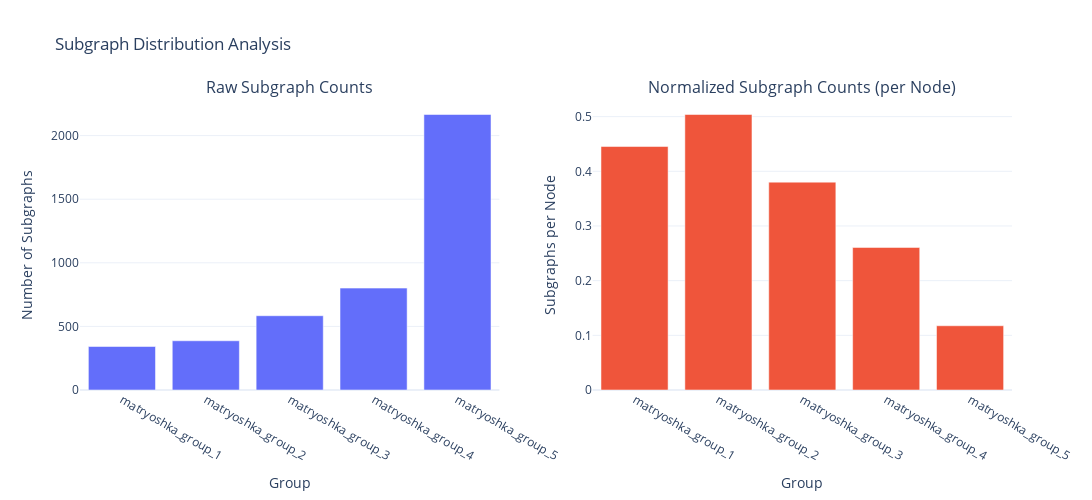

This figure's notebook cell:
### Code cell
import pandas as pd
import plotly.express as px
import plotly.graph_objects as go
from plotly.subplots import make_subplots

# Calculate the number of subgraphs per group, filtering by size
subgraph_count_data = (
    filtered_graph_data.groupby("group").size().reset_index(name="subgraph_count")
)

# Calculate the number of nodes per group
nodes_per_group = (
    graph_data.groupby("group")["node_id"].nunique().reset_index(name="node_count")
)

# Merge the counts
merged_data = pd.merge(subgraph_count_data, nodes_per_group, on="group")

# Calculate normalized counts
merged_data["normalized_count"] = (
    merged_data["subgraph_count"] / merged_data["node_count"]
)

# Create subplots with raw counts and normalized counts
fig = make_subplots(
    rows=1,
    cols=2,
    subplot_titles=("Raw Subgraph Counts", "Normalized Subgraph Counts (per Node)"),
)

# Raw counts
fig.add_trace(
    go.Bar(x=merged_data["group"], y=merged_data["subgraph_count"], name="Raw Count"),
    row=1,
    col=1,
)

# Normalized counts
fig.add_trace(
    go.Bar(
        x=merged_data["group"],
        y=merged_data["normalized_count"],
        name="Normalized Count",
    ),
    row=1,
    col=2,
)

# Update layout
fig.update_layout(
    height=500,
    width=1200,
    showlegend=False,
    template="plotly_white",
    title_text="Subgraph Distribution Analysis",
)

# Update axes labels
fig.update_xaxes(title_text="Group", row=1, col=1)
fig.update_xaxes(title_text="Group", row=1, col=2)
fig.update_yaxes(title_text="Number of Subgraphs", row=1, col=1)
fig.update_yaxes(title_text="Subgraphs per Node", row=1, col=2)

fig.show()

# Print the detailed statistics
print("\nDetailed Statistics:")
print(merged_data.to_string(index=False))

### Figure 1 — Plotly figure (JSON) as saved in the notebook; plotly's stock layout.template omitted (floating-point values rounded to 4 significant figures)
{"data": [{"name": "Raw Count", "type": "bar", "x": ["matryoshka_group_1", "matryoshka_group_2", "matryoshka_group_3", "matryoshka_group_4", "matryoshka_group_5"], "xaxis": "x", "y": [342, 387, 584, 801, 2166], "yaxis": "y"}, {"name": "Normalized Count", "type": "bar", "x": ["matryoshka_group_1", "matryoshka_group_2", "matryoshka_group_3", "matryoshka_group_4", "matryoshka_group_5"], "xaxis": "x2", "y": [0.4453, 0.5039, 0.3802, 0.2607, 0.1175], "yaxis": "y2"}], "layout": {"annotations": [{"font": {"size": 16}, "showarrow": false, "text": "Raw Subgraph Counts", "x": 0.225, "xanchor": "center", "xref": "paper", "y": 1, "yanchor": "bottom", "yref": "paper"}, {"font": {"size": 16}, "showarrow": false, "text": "Normalized Subgraph Counts (per Node)", "x": 0.775, "xanchor": "center", "xref": "paper", "y": 1, "yanchor": "bottom", "yref": "paper"}], "height": 500, "showlegend": false, "title": {"text": "Subgraph Distribution Analysis"}, "width": 1200, "xaxis": {"anchor": "y", "domain": [0, 0.45], "title": {"text": "Group"}}, "xaxis2": {"anchor": "y2", "domain": [0.55, 1], "title": {"text": "Group"}}, "yaxis": {"anchor": "x", "domain": [0, 1], "title": {"text": "Number of Subgraphs"}}, "yaxis2": {"anchor": "x2", "domain": [0, 1], "title": {"text": "Subgraphs per Node"}}}}
